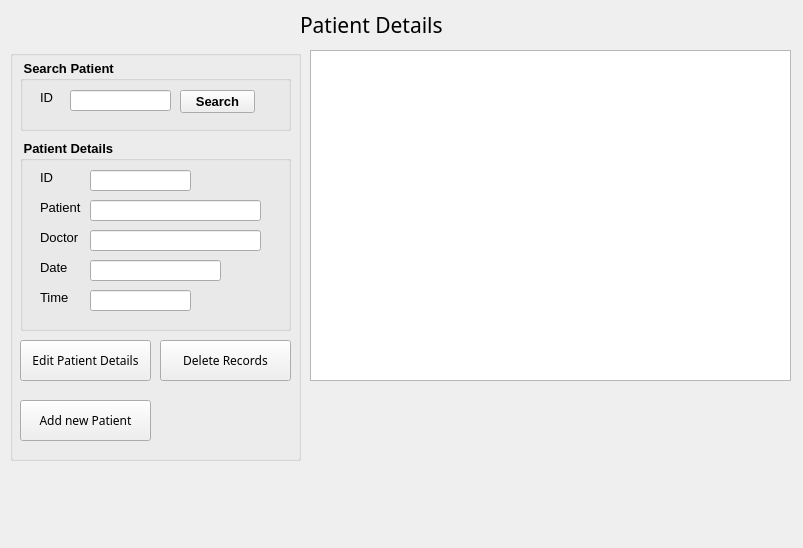
<?xml version="1.0" encoding="UTF-8"?>
<ui version="4.0">
 <class>ViewPatient</class>
 <widget class="QMainWindow" name="ViewPatient">
  <property name="geometry">
   <rect>
    <x>0</x>
    <y>0</y>
    <width>803</width>
    <height>548</height>
   </rect>
  </property>
  <property name="minimumSize">
   <size>
    <width>803</width>
    <height>548</height>
   </size>
  </property>
  <property name="maximumSize">
   <size>
    <width>803</width>
    <height>548</height>
   </size>
  </property>
  <property name="windowTitle">
   <string>MainWindow</string>
  </property>
  <widget class="QWidget" name="centralwidget">
   <widget class="QTableWidget" name="dataTable">
    <property name="geometry">
     <rect>
      <x>310</x>
      <y>50</y>
      <width>481</width>
      <height>331</height>
     </rect>
    </property>
    <property name="selectionMode">
     <enum>QAbstractItemView::SingleSelection</enum>
    </property>
    <property name="selectionBehavior">
     <enum>QAbstractItemView::SelectRows</enum>
    </property>
    <property name="rowCount">
     <number>0</number>
    </property>
   </widget>
   <widget class="QGroupBox" name="groupBox">
    <property name="geometry">
     <rect>
      <x>10</x>
      <y>50</y>
      <width>291</width>
      <height>411</height>
     </rect>
    </property>
    <property name="title">
     <string/>
    </property>
    <widget class="QGroupBox" name="groupBox_2">
     <property name="geometry">
      <rect>
       <x>10</x>
       <y>10</y>
       <width>271</width>
       <height>71</height>
      </rect>
     </property>
     <property name="font">
      <font>
       <pointsize>10</pointsize>
       <weight>75</weight>
       <bold>true</bold>
      </font>
     </property>
     <property name="title">
      <string> Search Patient </string>
     </property>
     <widget class="QLineEdit" name="idTxt">
      <property name="geometry">
       <rect>
        <x>50</x>
        <y>30</y>
        <width>101</width>
        <height>21</height>
       </rect>
      </property>
     </widget>
     <widget class="QLabel" name="label_2">
      <property name="geometry">
       <rect>
        <x>20</x>
        <y>30</y>
        <width>31</width>
        <height>16</height>
       </rect>
      </property>
      <property name="styleSheet">
       <string notr="true">image: url(:/Images/Transparent background.png);</string>
      </property>
      <property name="text">
       <string>&lt;html&gt;&lt;head/&gt;&lt;body&gt;&lt;p&gt;&lt;span style=&quot; font-weight:400;&quot;&gt;ID&lt;/span&gt;&lt;/p&gt;&lt;/body&gt;&lt;/html&gt;</string>
      </property>
     </widget>
     <widget class="QPushButton" name="searchApp">
      <property name="geometry">
       <rect>
        <x>160</x>
        <y>30</y>
        <width>75</width>
        <height>23</height>
       </rect>
      </property>
      <property name="text">
       <string>Search</string>
      </property>
     </widget>
    </widget>
    <widget class="QGroupBox" name="groupBox_3">
     <property name="geometry">
      <rect>
       <x>10</x>
       <y>90</y>
       <width>271</width>
       <height>191</height>
      </rect>
     </property>
     <property name="font">
      <font>
       <pointsize>10</pointsize>
       <weight>75</weight>
       <bold>true</bold>
      </font>
     </property>
     <property name="title">
      <string> Patient Details  </string>
     </property>
     <widget class="QLineEdit" name="idText">
      <property name="geometry">
       <rect>
        <x>70</x>
        <y>30</y>
        <width>101</width>
        <height>21</height>
       </rect>
      </property>
     </widget>
     <widget class="QLabel" name="label_3">
      <property name="geometry">
       <rect>
        <x>20</x>
        <y>30</y>
        <width>31</width>
        <height>16</height>
       </rect>
      </property>
      <property name="styleSheet">
       <string notr="true">image: url(:/Images/Transparent background.png);</string>
      </property>
      <property name="text">
       <string>&lt;html&gt;&lt;head/&gt;&lt;body&gt;&lt;p&gt;&lt;span style=&quot; font-weight:400;&quot;&gt;ID&lt;/span&gt;&lt;/p&gt;&lt;/body&gt;&lt;/html&gt;</string>
      </property>
     </widget>
     <widget class="QLabel" name="label_4">
      <property name="geometry">
       <rect>
        <x>20</x>
        <y>60</y>
        <width>51</width>
        <height>16</height>
       </rect>
      </property>
      <property name="styleSheet">
       <string notr="true">image: url(:/Images/Transparent background.png);</string>
      </property>
      <property name="text">
       <string>&lt;html&gt;&lt;head/&gt;&lt;body&gt;&lt;p&gt;&lt;span style=&quot; font-weight:400;&quot;&gt;Patient&lt;/span&gt;&lt;/p&gt;&lt;/body&gt;&lt;/html&gt;</string>
      </property>
     </widget>
     <widget class="QLineEdit" name="patTxt">
      <property name="geometry">
       <rect>
        <x>70</x>
        <y>60</y>
        <width>171</width>
        <height>21</height>
       </rect>
      </property>
     </widget>
     <widget class="QLabel" name="label_5">
      <property name="geometry">
       <rect>
        <x>20</x>
        <y>90</y>
        <width>51</width>
        <height>16</height>
       </rect>
      </property>
      <property name="styleSheet">
       <string notr="true">image: url(:/Images/Transparent background.png);</string>
      </property>
      <property name="text">
       <string>&lt;html&gt;&lt;head/&gt;&lt;body&gt;&lt;p&gt;&lt;span style=&quot; font-weight:400;&quot;&gt;Doctor&lt;/span&gt;&lt;/p&gt;&lt;/body&gt;&lt;/html&gt;</string>
      </property>
     </widget>
     <widget class="QLineEdit" name="docTxt">
      <property name="geometry">
       <rect>
        <x>70</x>
        <y>90</y>
        <width>171</width>
        <height>21</height>
       </rect>
      </property>
     </widget>
     <widget class="QLineEdit" name="dateTxt">
      <property name="geometry">
       <rect>
        <x>70</x>
        <y>120</y>
        <width>131</width>
        <height>21</height>
       </rect>
      </property>
     </widget>
     <widget class="QLabel" name="label_6">
      <property name="geometry">
       <rect>
        <x>20</x>
        <y>120</y>
        <width>51</width>
        <height>16</height>
       </rect>
      </property>
      <property name="styleSheet">
       <string notr="true">image: url(:/Images/Transparent background.png);</string>
      </property>
      <property name="text">
       <string>&lt;html&gt;&lt;head/&gt;&lt;body&gt;&lt;p&gt;&lt;span style=&quot; font-weight:400;&quot;&gt;Date&lt;/span&gt;&lt;/p&gt;&lt;/body&gt;&lt;/html&gt;</string>
      </property>
     </widget>
     <widget class="QLabel" name="label_7">
      <property name="geometry">
       <rect>
        <x>20</x>
        <y>150</y>
        <width>51</width>
        <height>16</height>
       </rect>
      </property>
      <property name="styleSheet">
       <string notr="true">image: url(:/Images/Transparent background.png);</string>
      </property>
      <property name="text">
       <string>&lt;html&gt;&lt;head/&gt;&lt;body&gt;&lt;p&gt;&lt;span style=&quot; font-weight:400;&quot;&gt;Time&lt;/span&gt;&lt;/p&gt;&lt;/body&gt;&lt;/html&gt;</string>
      </property>
     </widget>
     <widget class="QLineEdit" name="timeTxt">
      <property name="geometry">
       <rect>
        <x>70</x>
        <y>150</y>
        <width>101</width>
        <height>21</height>
       </rect>
      </property>
     </widget>
    </widget>
    <widget class="QPushButton" name="makeApp">
     <property name="geometry">
      <rect>
       <x>10</x>
       <y>350</y>
       <width>131</width>
       <height>41</height>
      </rect>
     </property>
     <property name="font">
      <font>
       <family>Minion Pro</family>
       <pointsize>9</pointsize>
      </font>
     </property>
     <property name="text">
      <string>Add new Patient</string>
     </property>
    </widget>
    <widget class="QPushButton" name="pushButton_3">
     <property name="geometry">
      <rect>
       <x>10</x>
       <y>290</y>
       <width>131</width>
       <height>41</height>
      </rect>
     </property>
     <property name="font">
      <font>
       <family>Minion Pro</family>
       <pointsize>9</pointsize>
       <weight>50</weight>
       <bold>false</bold>
      </font>
     </property>
     <property name="text">
      <string>Edit Patient Details</string>
     </property>
    </widget>
    <widget class="QPushButton" name="pushButton_4">
     <property name="geometry">
      <rect>
       <x>150</x>
       <y>290</y>
       <width>131</width>
       <height>41</height>
      </rect>
     </property>
     <property name="font">
      <font>
       <family>Minion Pro</family>
       <pointsize>9</pointsize>
      </font>
     </property>
     <property name="text">
      <string>Delete Records</string>
     </property>
    </widget>
   </widget>
   <widget class="QLabel" name="label">
    <property name="geometry">
     <rect>
      <x>300</x>
      <y>10</y>
      <width>191</width>
      <height>31</height>
     </rect>
    </property>
    <property name="font">
     <font>
      <family>Minion Pro</family>
      <pointsize>16</pointsize>
     </font>
    </property>
    <property name="styleSheet">
     <string notr="true">image: url(:/Images/Transparent background.png);</string>
    </property>
    <property name="text">
     <string>&lt;html&gt;&lt;head/&gt;&lt;body&gt;&lt;p&gt;Patient Details&lt;/p&gt;&lt;/body&gt;&lt;/html&gt;</string>
    </property>
   </widget>
  </widget>
 </widget>
 <resources/>
 <connections/>
</ui>
